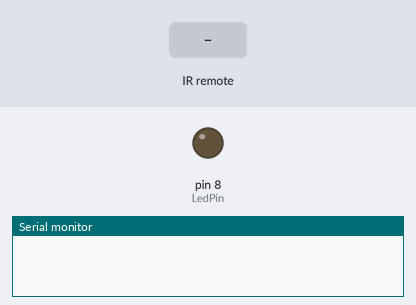
Recording of a sketch running on a simulated Arduino Uno, built with avr-gcc and run on an emulated ATmega328P. On the bench: output pins drawn as LEDs (lit = HIGH), the last lines printed to the serial monitor. The inputs (shaded band) are chosen by the test bench.

Above: at 1.2 s.
1.3 s: infrared code 0x15 received
At 2.1 s:
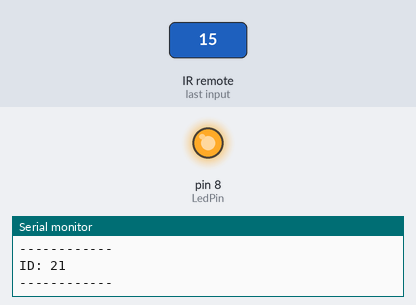
2.8 s: infrared code 0x7 received
At 3.2 s:
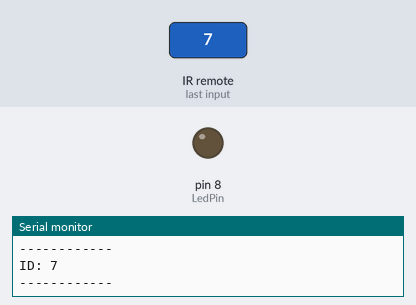
Timing chart, 0 to 5.8 s (numbered marks = the images above; inputs shaded):
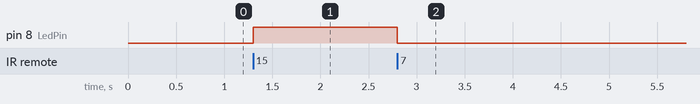

Measured:
- after the input at 1.3 s, pin 8 (LedPin): LOW → HIGH at once
- after the input at 2.8 s, pin 8 (LedPin): HIGH → LOW at once

The sketch:

IRremote.ino
```cpp
#include <IRremote.h>
#define IR_RECEIVE_PIN 7

int LedPin = 8;
int LedPin2 = 11;
int LedPin3 = 12;


void setup() {
  IrReceiver.begin(IR_RECEIVE_PIN);
  Serial.begin(115200);
  pinMode(LedPin, OUTPUT);
}

void loop() {
  if(IrReceiver.decode()){
    IrReceiver.resume();
    print();

    if(IrReceiver.decodedIRData.command == 21){//BTN +
      digitalWrite(LedPin, HIGH);
    }
    if(IrReceiver.decodedIRData.command == 7){//BTN -
      digitalWrite(LedPin, LOW);
    }
    if(IrReceiver.decodedIRData.command == 94){//btn 3
      digitalWrite(LedPin2, HIGH);
    }
    if(IrReceiver.decodedIRData.command == 8){//BTN 4
      digitalWrite(LedPin2, LOW);
    }
    if(IrReceiver.decodedIRData.command == 12){//BTN 1
      digitalWrite(LedPin3, HIGH);
      digitalWrite(LedPin2, LOW);
    }
    if(IrReceiver.decodedIRData.command == 24){//BTN 2
      digitalWrite(LedPin3, LOW);
      digitalWrite(LedPin2, HIGH);
    }
  }
}

void print(){
  Serial.println("------------");
  Serial.print("ID: ");
  Serial.println(IrReceiver.decodedIRData.command);
  Serial.println("------------");
  Serial.println("");
  Serial.println("");
}
```
